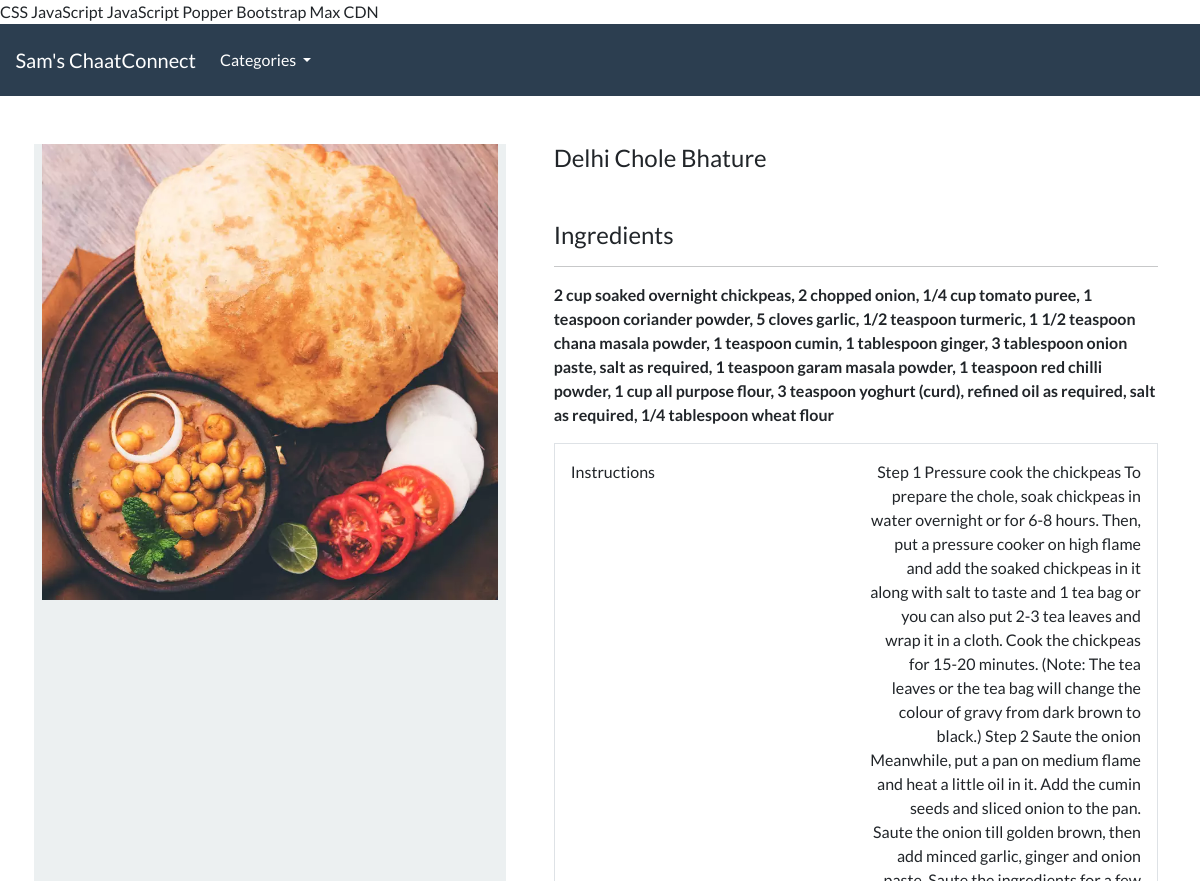
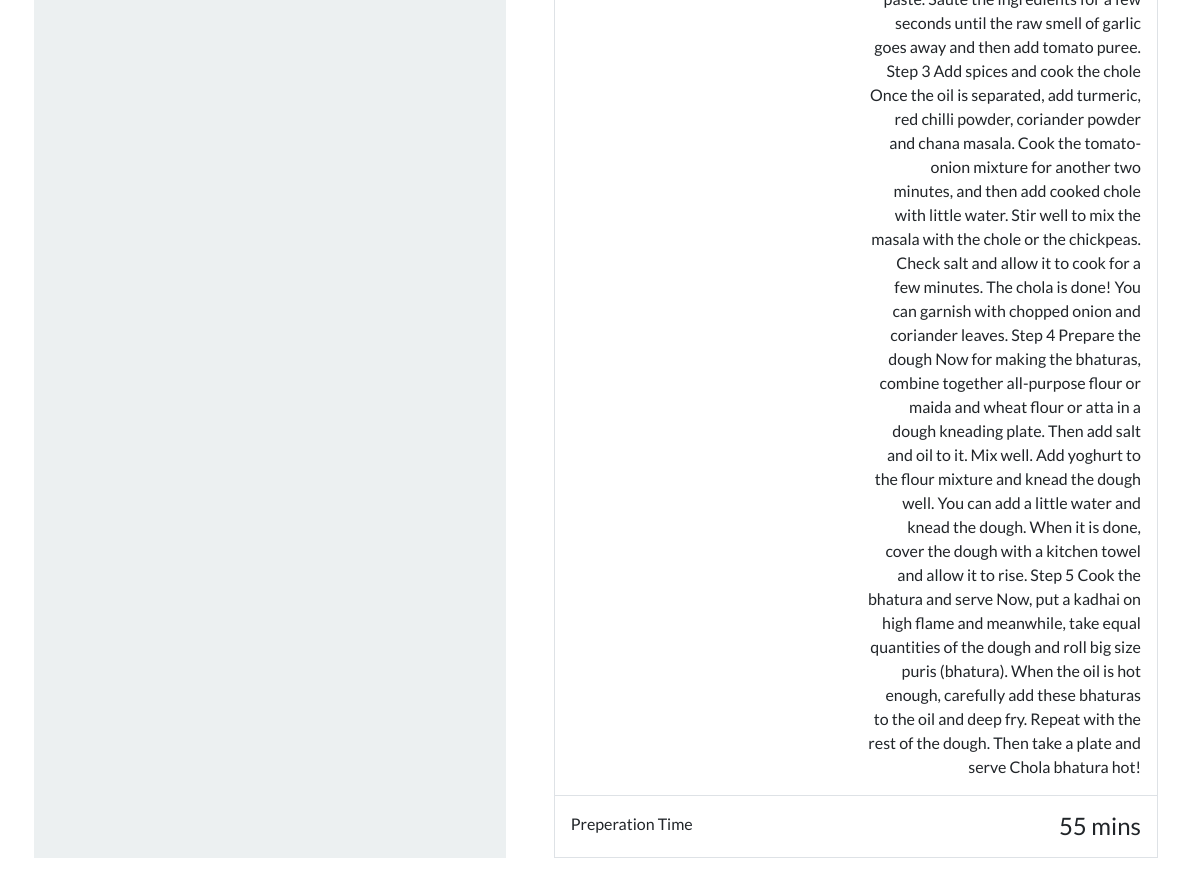
Page /product/delhi-chole-bhature on the committed database (2 pictures, top to bottom).
### food/models.py (models this page shows, shortened)
class Product(models.Model):
    Category = models.ForeignKey(Category, related_name='product', on_delete=models.CASCADE, null=True)
    title = models.CharField(max_length= 250)
    slug = models.SlugField(max_length=250, unique=True)
    ingredients = models.TextField()
    instructions = models.TextField()
    prep_time = models.IntegerField(help_text='Preparation time in minutes')
    image = models.ImageField(upload_to='imagees/')
    class Meta:
        verbose_name_plural = 'Products'

### food/views.py (the view)
# urls.py: path('product/<slug:product_slug>', views.product_details, name='product-details'),
def product_details(request, product_slug):
    details = get_object_or_404(Product, slug=product_slug)
    product_details1 = {'productdetails': details}
    return render(request, 'food/product-details.html', product_details1)

### food/models.py (called while the page is built)
    def get_absolute_url(self):
        return reverse('list-category', args=[self.slug])

### food/views.py (called while the page is built)
def categories(request):
    all_categories = Category.objects.all()
    return {'all_categories': all_categories}

### food/templates/food/product-details.html (shortened to what this page needs)
{% extends "./base.html" %}
{% load static %}
{% block content %}
<div class="container">
    <main class="pt-5">
        <div class="row g-3">
            <div class="col-md-5 col-lg-5 order-md-first bg-light">
                <img class="img-fluid mx-auto d-block" alt="Product Image" src="{{ productdetails.image.url }}">
            </div>
            <div class="col-md-7 col-lg-7 ps-md-3 ps-lg-5">
                <h1 class="mb-0 h4">{{ productdetails.title }}</h1>
                <br>
                <br>
                <h2 class="mb-0 h4">Ingredients</h2>
                <hr>
                <strong>{{ productdetails.ingredients }}</strong>
                <br>
                <div class="border">
                    <div class="col border-bottom">
                        <div class="row p-3">
                            <div class="col-6"> Instructions </div>
                            <div class="col-6 text-end">{{productdetails.instructions}}</div>
                        </div>
                    </div>
                    <div class="col">
                        <div class="row p-3">
                            <div class="col-6"> Preperation Time </div>
                            <div class="col-6 text-end"><span class="h4 ">{{productdetails.prep_time}} mins</span></div>
                        </div>
                    </div>
                </div>
            </div>
        </div>
    </main>
    <br>
</div>
{% endblock %}

### rows in the picture
Product: image (picture), title "Delhi Chole Bhature", ingredients "2 cup soaked overnight chickpeas, 2 chopped onion, 1/4 cup tomato puree, 1 teaspoon coriander powder, 5 cloves garlic, 1/2 teaspoon turmeric, 1 1/2 teaspoon chana masala powder, 1 teaspoon cumin, 1 tablespoon ginger, 3 tablespoon onion paste, salt as required, 1 teaspoon garam masala powder, 1 teaspoon red chilli powder, 1 cup all purpose flour, 3 teaspoon yoghurt (curd), refined oil as required, salt as required, 1/4 tablespoon wheat flour", instructions "Step 1 Pressure cook the chickpeas To prepare the chole, soak chickpeas in water overnight or for 6-8 hours. Then, put a pressure cooker on high flame and add the soaked chickpeas in it along with salt to taste and 1 tea bag or you can also put 2-3 tea leaves and wrap it in a cloth. Cook the chickpeas for 15-20 minutes. (Note: The tea leaves or the tea bag will change the colour of gravy from dark brown to black.) Step 2 Saute the onion Meanwhile, put a pan on medium flame and heat a little oil in it. Add the cumin seeds and sliced onion to the pan. Saute the onion till golden brown, then add minced garlic, ginger and onion paste. Saute the ingredients for a few seconds until the raw smell…", prep_time "55"
